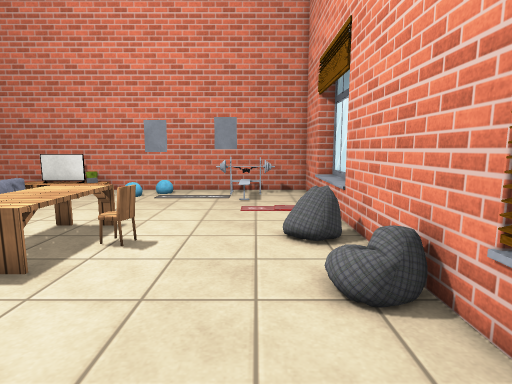
view 1 (above)

17 first-person views from a walk through a scene from a Unity 3-D project. The camera is 1.3 m above the floor, tilts 8° down and sees 80° across. The floor is counted in squares, 0.5 m on a side. Each view is taken from the middle of a square. On the plan, view 1 faces up. The plan holds only what a view shows up to about 20 squares ahead; the rest is blank. The place goes on beyond the plan. The player character is not drawn. Some surface patterns are stand-ins.

view 2
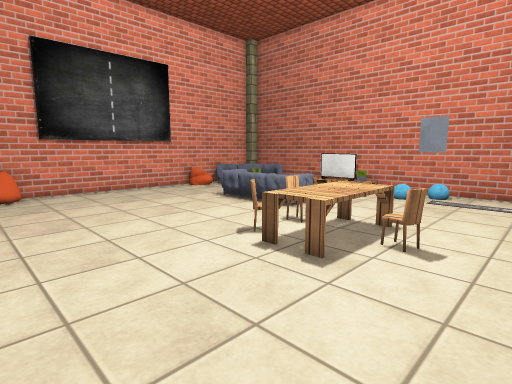

view 3
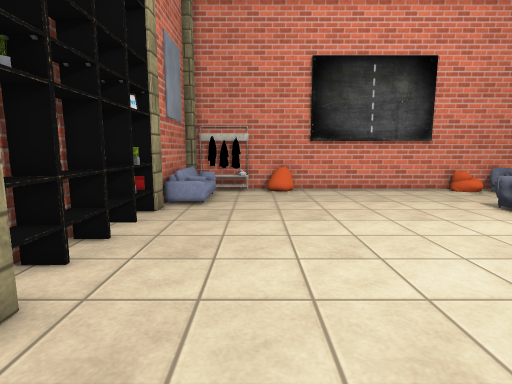

view 4
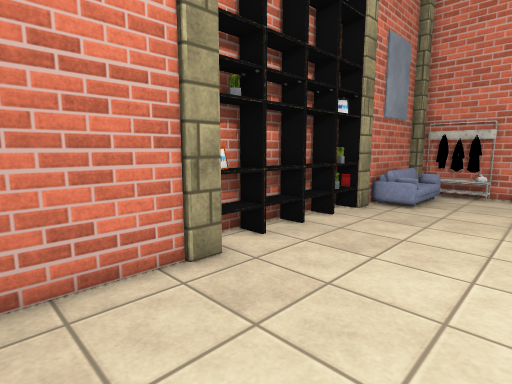

view 5
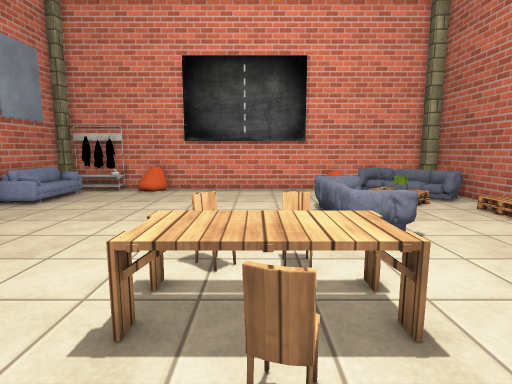

view 6
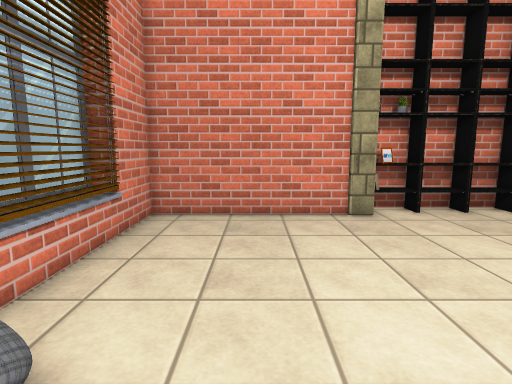

view 7
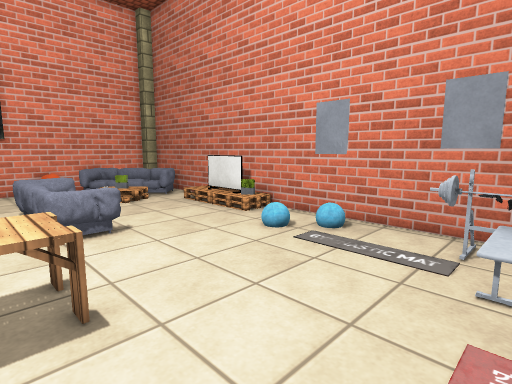

view 8
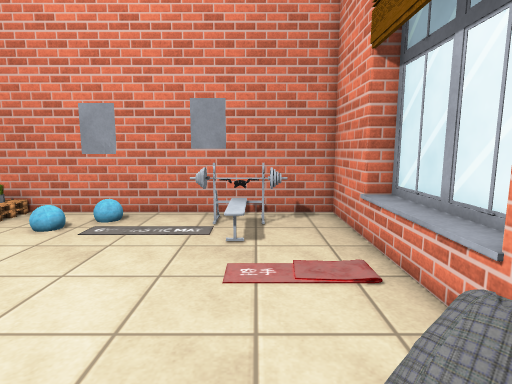

view 9
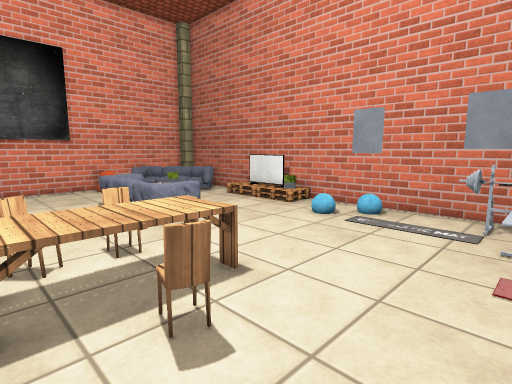

view 10
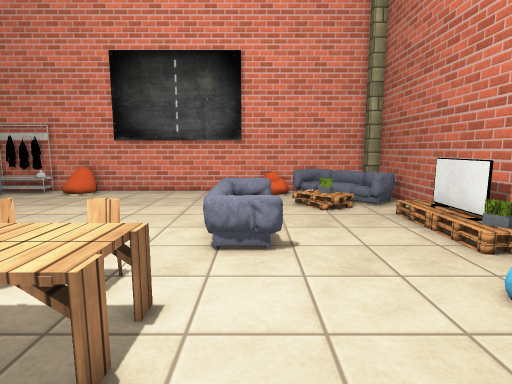

view 11
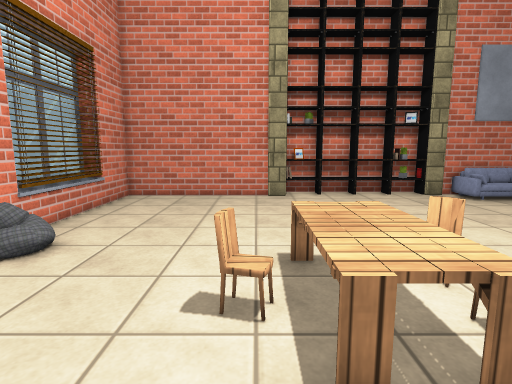

view 12
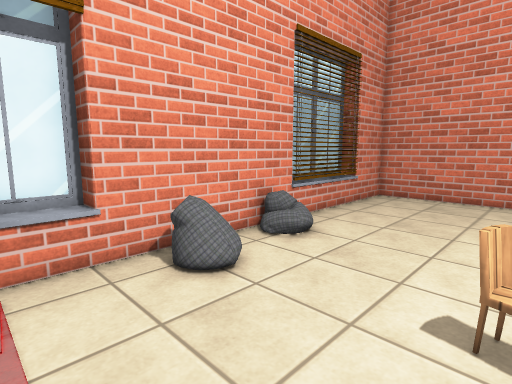

view 13
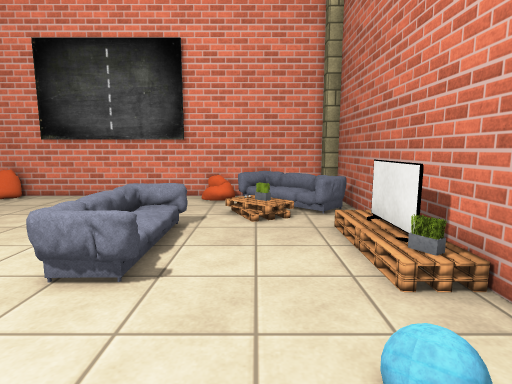

view 14
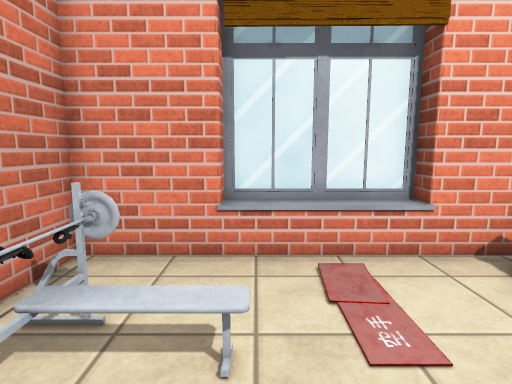

view 15
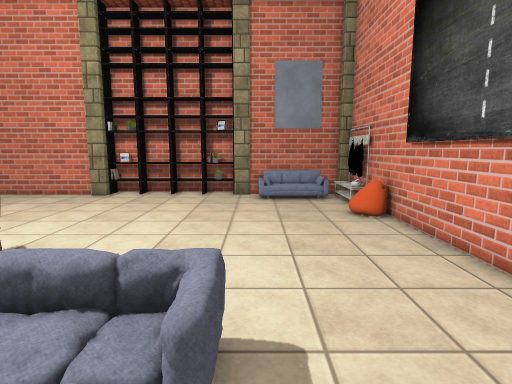

view 16
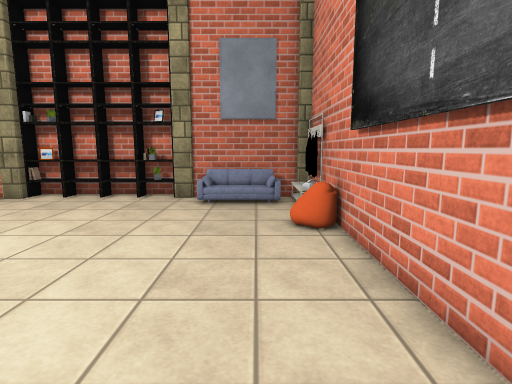

view 17
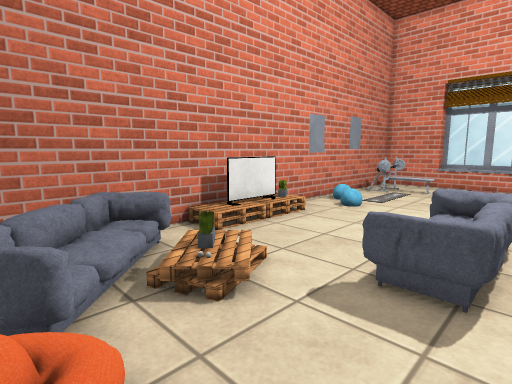

### Floor plan
Key: @ floor where view 1 was taken; # wall or solid block; . main floor; : floor 0.25 m higher than the main floor; / step, stairs or slope; = window, fence, low wall or low ledge; ^ raised ledge; v drop or lower ground; T TV; S sofa; A table; C chair; R rack; L column; E closet; O other object.
Columns run from 21 left of view 1 to 4 right of it. Each row starts with its distance up from view 1.
 20 L ==
 19 LLvvS####TT##############
 18     SS.OTTTO....:..OOOO.#
 17     OS........O....OOOO.#
 16    O///.................##
 15 vvO.///.................^=
 14 vvS.//..................^=
 13 #OO....S...S............^#
 12 #.....SSOOOO............^=
 11 #.....SSSOSS............^#
 10 #.............AAA......O#
  9 #............CAAA.....OO#
  8 #.............AAACC.....#
  7 #............CAAA.......#
  6 #.............AAA......OO
  5 #......................O#
  4 #.......................#
  3 #.......................##
  2 #O......................#
  1 #O......................#
  0 #....................@..#
 -1 #R......................#
 -2 RR...=..................#
 -3 #ROOOO..................#
 -4 LL###SSLEOEEEEELL########
 -5        LEOEEEEEE
 -6        #########

Where each view was taken, in squares from view 1:
view 1: 0 up, 0 right, facing up
view 2: 0 up, 1 left, facing up-left
view 3: 0 up, 1 left, facing left
view 4: 2 up, 1 left, facing down-left
view 5: 8 up, 1 left, facing left
view 6: 8 up, 1 left, facing down
view 7: 9 up, 0 right, facing up-left
view 8: 7 up, 0 right, facing up
view 9: 6 up, 0 right, facing up-left
view 10: 12 up, 2 left, facing left
view 11: 13 up, 4 left, facing down
view 12: 13 up, 4 left, facing down-right
view 13: 15 up, 4 left, facing left
view 14: 15 up, 4 left, facing right
view 15: 15 up, 15 left, facing down
view 16: 12 up, 18 left, facing down
view 17: 10 up, 20 left, facing up-right
